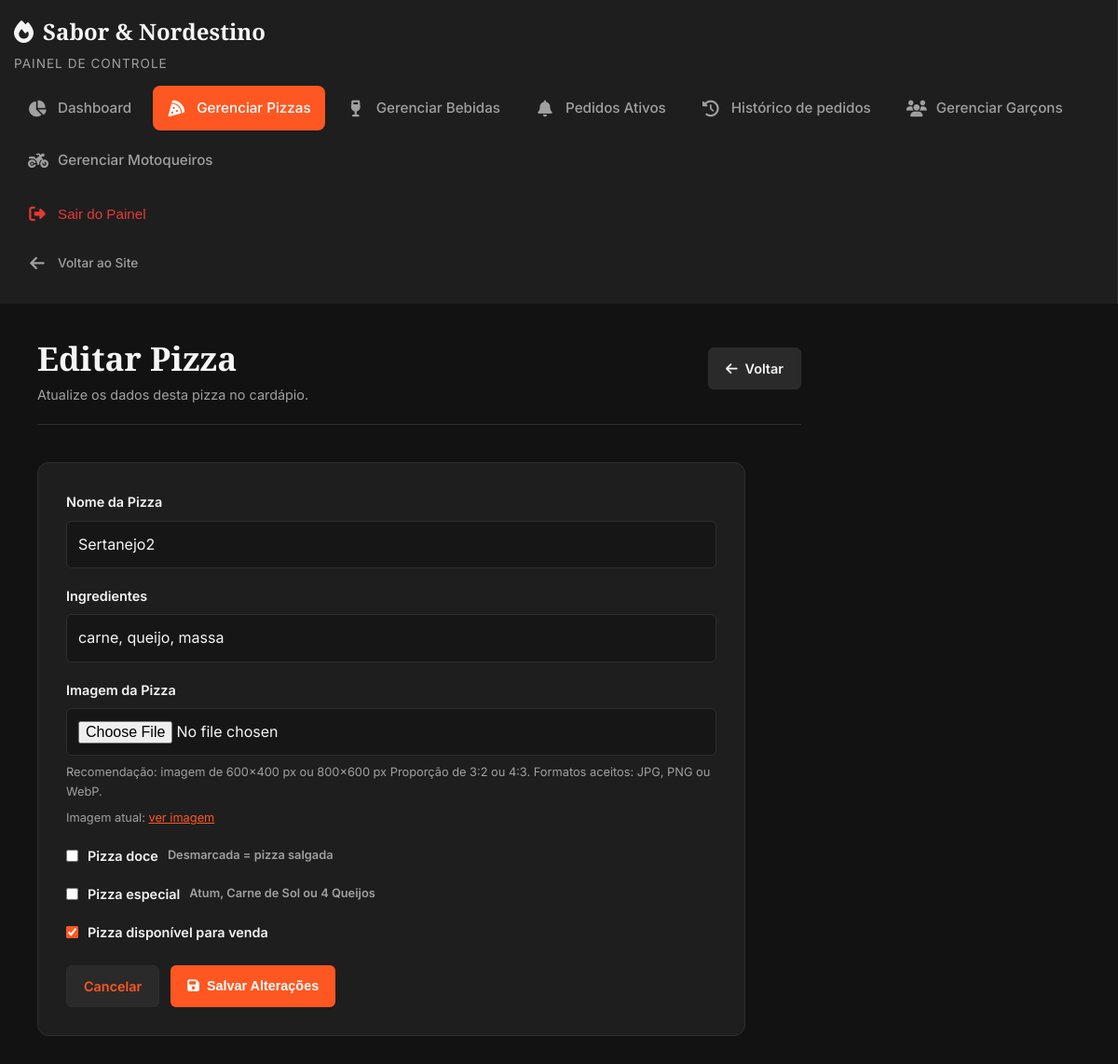
The app's page /painel/pizzas/editar/4/ (signed in) with its own data.
### pizzaria/models.py (models this page shows, shortened)
class Pizza(SanitizedModelMixin, models.Model):
	CATEGORIA_SALGADA = 'salgada'
	CATEGORIA_DOCE = 'doce'
	CATEGORIA_CHOICES = [
		(CATEGORIA_SALGADA, 'Pizza salgada'),
		(CATEGORIA_DOCE, 'Pizza doce'),
	]
	nome = models.CharField(max_length=100)
	ingredientes = models.CharField(max_length=255)
	imagem = models.ImageField(upload_to='pizzas/', blank=True, null=True)
	categoria = models.CharField(max_length=10, choices=CATEGORIA_CHOICES, default=CATEGORIA_SALGADA)
	disponivel = models.BooleanField(default=True)
	criado_em = models.DateTimeField(auto_now_add=True)
	especial = models.BooleanField(default=False, help_text='Atum, Carne de Sol ou 4 Queijos')

### pizzaria/views.py (the view, shortened to what this page needs)
# urls.py: path('painel/pizzas/editar/<int:pizza_id>/', views.pizza_editar, name='pizza_editar'),
@dono_required
def pizza_editar(request, pizza_id):
	pizza = get_object_or_404(Pizza, id=pizza_id)
	return render(request, 'pizzaria/pizza_form.html', {'pizza': pizza, 'active_page': 'pizzas'})

### pizzaria/context_processors.py (called while the page is built)
def usuario_painel(request):
    return {
        'usuario_e_garcom': garcom_user(request.user),
    }

### pizzaria/views.py (called while the page is built)
def garcom_user(user):
	return user.is_authenticated and user.groups.filter(name='Garçons').exists()

def dono_required(view_func):
	@wraps(view_func)
	def wrapped(request, *args, **kwargs):
		if not request.user.is_authenticated:
			return redirect(f"/login/?next={request.path}")
		if garcom_user(request.user):
			return redirect('painel_pedidos')
		return view_func(request, *args, **kwargs)
	return wrapped

### pizzaria/templates/pizzaria/pizza_form.html (shortened to what this page needs)
{% load static %}
<!DOCTYPE html>
<html lang="pt-BR">
<head>
    <link rel="stylesheet" href="https://cdnjs.cloudflare.com/ajax/libs/font-awesome/6.4.0/css/all.min.css">
    <link rel="stylesheet" href="{% static 'pizzaria/gerenciar.css' %}?v=12">
    <link rel="stylesheet" href="{% static 'pizzaria/painel_sidebar.css' %}?v=11">
    <link rel="stylesheet" href="{% static 'pizzaria/pizza_form.css' %}?v=1">
</head>
<body class="admin-body">
    <div class="admin-layout">
        {% include 'pizzaria/partials/painel_sidebar.html' with active_page='pizzas' %}
        <main class="admin-content pizza-form-content">
            <header class="admin-header">
                <div>
                    <h1>{% if pizza %}Editar Pizza{% else %}Nova Pizza{% endif %}</h1>
                    <p>{% if pizza %}Atualize os dados desta pizza no cardápio.{% else %}Cadastre uma nova pizza no cardápio.{% endif %}</p>
                </div>
                <a href="{% url 'painel_pizzas' %}" class="btn btn-secondary"><i class="fa-solid fa-arrow-left"></i> Voltar</a>
            </header>
            <div class="pizza-form-card">
                <form method="post" enctype="multipart/form-data" class="pizza-form">
                    <div class="form-group">
                        <label for="nome">Nome da Pizza</label>
                        <input type="text" id="nome" name="nome" value="{% if pizza %}{{ pizza.nome }}{% endif %}" required>
                    </div>
                    <div class="form-group">
                        <label for="ingredientes">Ingredientes</label>
                        <input type="text" id="ingredientes" name="ingredientes" value="{% if pizza %}{{ pizza.ingredientes }}{% endif %}" required>
                    </div>
                    <div class="form-group">
                        <label for="imagem">Imagem da Pizza</label>
                        <input type="file" id="imagem" name="imagem" accept="image/jpeg,image/png,image/webp">
                        <small>Recomendação: imagem de 600x400 px ou 800x600 px Proporção de 3:2 ou 4:3. Formatos aceitos: JPG, PNG ou WebP.</small>
                        {% if pizza and pizza.imagem %}<p class="current-image">Imagem atual: <a href="{{ pizza.imagem.url }}" target="_blank" rel="noopener">ver imagem</a></p>{% endif %}
                    </div>
                    <label class="checkbox-field">
                        <input type="checkbox" name="doce" {% if pizza.categoria == 'doce' %}checked{% endif %}>
                        <span>Pizza doce</span>
                        <small>Desmarcada = pizza salgada</small>
                    </label>
                    <label class="checkbox-field">
                        <input type="checkbox" name="especial" {% if pizza.especial %}checked{% endif %}>
                        <span>Pizza especial</span>
                        <small>Atum, Carne de Sol ou 4 Queijos</small>
                    </label>
                    {% if pizza %}
                    <label class="checkbox-field">
                        <input type="checkbox" name="disponivel" {% if pizza.disponivel %}checked{% endif %}>
                        <span>Pizza disponível para venda</span>
                    </label>
                    {% endif %}
                    <div class="pizza-form-actions">
                        <a href="{% url 'painel_pizzas' %}" class="btn btn-secondary">Cancelar</a>
                        <button type="submit" class="btn btn-primary"><i class="fa-solid fa-floppy-disk"></i> {% if pizza %}Salvar Alterações{% else %}Adicionar Pizza{% endif %}</button>
                    </div>
                </form>
            </div>
        </main>
    </div>
</body>
</html>

### pizzaria/static/pizzaria/gerenciar.css (style rules this page uses)
:root { --bg-main: #121212; --bg-card: #1E1E1E; --border-color: #2D2D2D; --text-light: #F5F5F5; --text-muted: #A0A0A0; --primary: #FF5722; --primary-hover: #F4511E; --font-serif: 'Playfair Display', serif; --font-sans: 'Inter', sans-serif; }
* { box-sizing: border-box; margin: 0; padding: 0; }
body.admin-body { background-color: var(--bg-main); color: var(--text-light); font-family: var(--font-sans); height: 100vh; overflow: hidden; }
.admin-layout { display: flex; height: 100vh; }
.admin-content { flex: 1; background-color: var(--bg-main); overflow-y: auto; padding: 30px 40px; }
.admin-header { display: flex; justify-content: space-between; align-items: center; margin-bottom: 40px; border-bottom: 1px solid var(--border-color); padding-bottom: 20px; flex-wrap: wrap; gap: 15px; }
.admin-header h1 { font-family: var(--font-serif); font-size: 2.2rem; }
.admin-header p { color: var(--text-muted); font-size: 0.9rem; }
.btn { display: inline-flex; align-items: center; justify-content: center; gap: 8px; padding: 10px 18px; border-radius: 6px; font-size: 0.9rem; font-weight: 600; cursor: pointer; text-decoration: none; border: none; transition: 0.2s; }
.btn-primary { background-color: var(--primary); color: #fff; }
.btn-secondary { background-color: #2A2A2A; color: var(--text-light); border: 1px solid var(--border-color); }

### pizzaria/static/pizzaria/painel_sidebar.css (style rules this page uses)
.admin-body { margin: 0; padding: 0; background-color: var(--bg-main); line-height: 1.6; overflow: hidden; }
.admin-layout { display: flex; height: 100vh; }
@media (max-width: 1200px) { .admin-layout { flex-direction: column; } }

### pizzaria/static/pizzaria/pizza_form.css (style rules this page uses)
.pizza-form-content { max-width: 900px; }
.pizza-form-card { max-width: 760px; background: var(--bg-card); border: 1px solid var(--border-color); border-radius: 12px; padding: 30px; }
.pizza-form { display: grid; gap: 18px; }
.pizza-form .form-group { display: grid; gap: 8px; }
.pizza-form label { color: var(--text-light); font-size: 0.9rem; font-weight: 600; }
.pizza-form input[type="text"], .pizza-form input[type="file"] { width: 100%; padding: 12px; border: 1px solid var(--border-color); border-radius: 6px; background: #161616; color: var(--text-light); font: inherit; }
.pizza-form small, .current-image { color: var(--text-muted); font-size: 0.8rem; }
.pizza-form a { color: var(--primary); }
.checkbox-field { display: flex !important; align-items: center; grid-template-columns: auto 1fr; gap: 10px !important; }
.checkbox-field input { accent-color: var(--primary); }
.checkbox-field small { grid-column: 2; }
.pizza-form-actions { display: flex; gap: 12px; margin-top: 6px; }

### records on screen
Pizza: nome "Sertanejo2", ingredientes "carne, queijo, massa", disponivel "☑"
